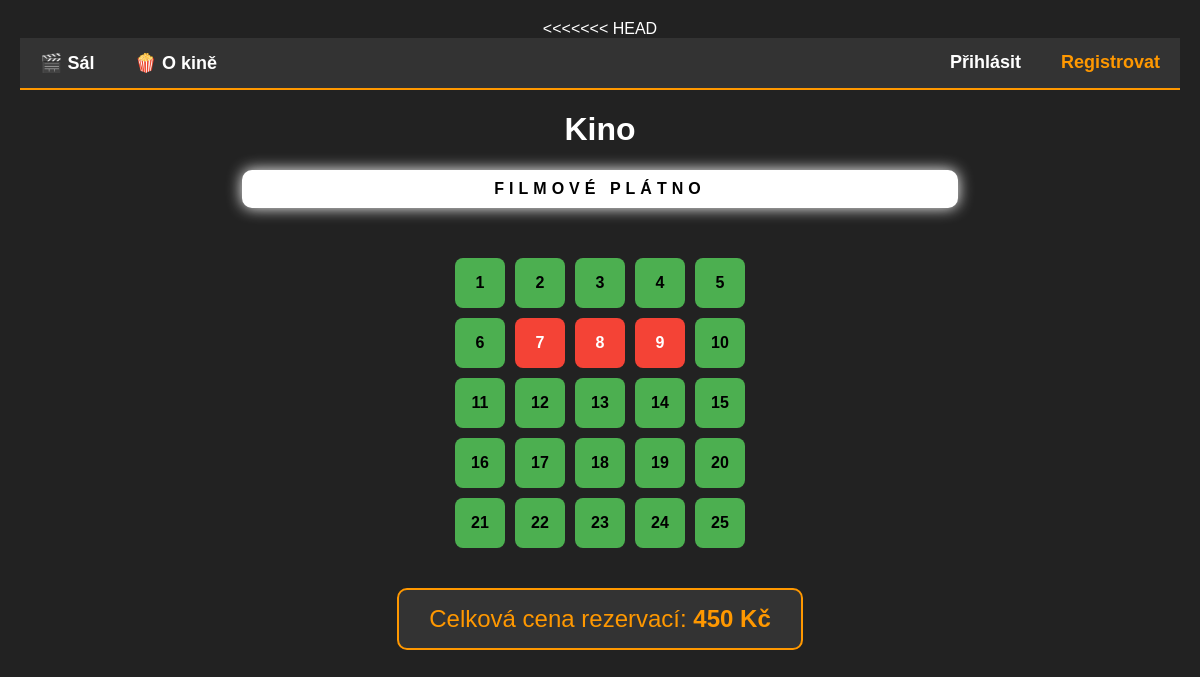
Before: / with the older database file.
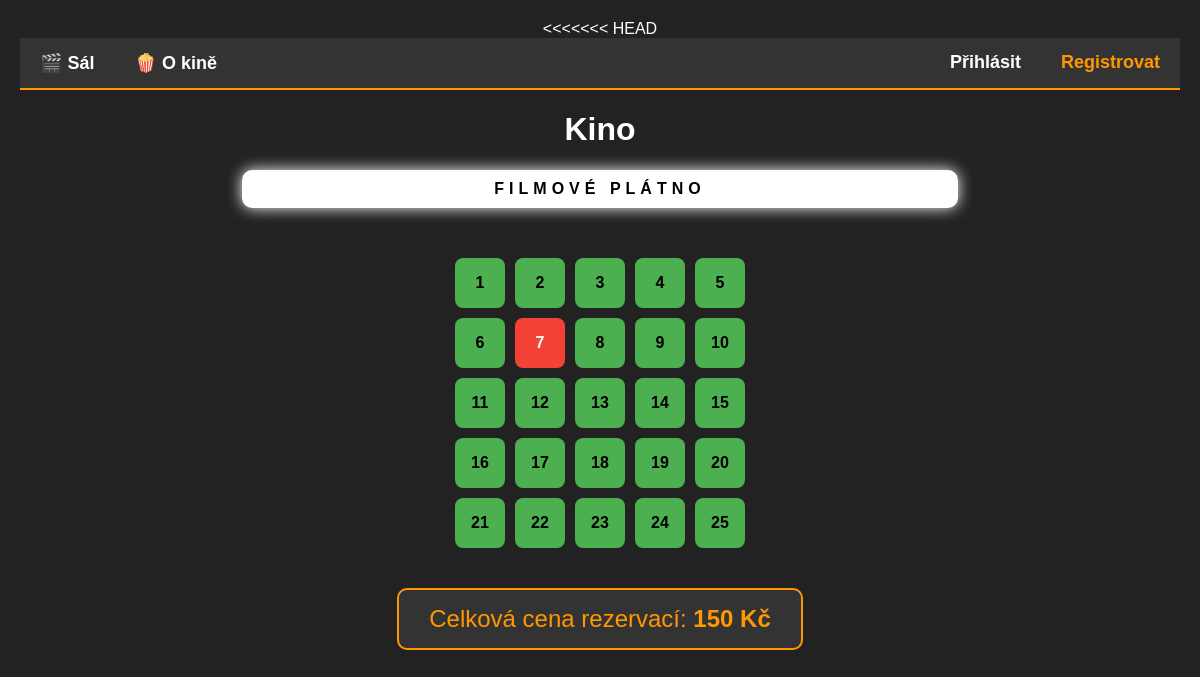
After: the same page with the newer database file.
### Bakalar Jan/app.py (models this page shows)
class Sedacka(db.Model):
    id = db.Column(db.Integer, primary_key=True)
    cislo = db.Column(db.Integer, unique=True)
    obsazeno = db.Column(db.Boolean, default=False)
    vlastnik = db.Column(db.String(100), nullable=True)

### Bakalar Jan/app.py (the view)
@app.route("/")
def domovska_stranka():
    sedacky_z_db = Sedacka.query.all()
    pocet_obsazenych = Sedacka.query.filter_by(obsazeno=True).count()
    celkova_cena = pocet_obsazenych * 150
    prihlaseny_uzivatel = session.get("uzivatel")
    return render_template("index.html", sedacky=sedacky_z_db, celkova_cena=celkova_cena, prihlaseny_uzivatel=prihlaseny_uzivatel)

### Bakalar Jan/templates/index.html (shortened to what this page needs)
{% extends "base.html" %}
{% block obsah %}
    <h1>Kino</h1>
    <div class="platno">FILMOVÉ PLÁTNO</div>
    <div class="sal">
        {% for sedacka in sedacky %}
            {% if sedacka.obsazeno %}
                <a href="/rezervace/{{ sedacka.cislo }}" class="sedacka obsazeno" title="Rezervoval: {{ sedacka.vlastnik if sedacka.vlastnik else 'Neznámý' }}">{{ sedacka.cislo }}</a>
            {% else %}
                <a href="/rezervace/{{ sedacka.cislo }}" class="sedacka" title="Volno">{{ sedacka.cislo }}</a>
            {% endif %}
        {% endfor %}
    </div>
    <div class="pokladna">
        Celková cena rezervací: <strong>{{ celkova_cena }} Kč</strong>
    </div>
{% endblock %}

### Bakalar Jan/templates/base.html (shortened to what this page needs)
<!DOCTYPE html>
<html lang="cs">
<head>
    <link rel="stylesheet" href="{{ url_for('static', filename='style.css') }}">
</head>
<body>
    <div class="navbar">
        <a href="/">🎬 Sál</a>
        <a href="/o-kine">🍿 O kině</a>
        <div class="prava-strana">
            {% if 'uzivatel' in session %}
                <a href="#" style="color: #4CAF50;">👤 {{ session['uzivatel'] }}</a>
                <a href="/odhlaseni" style="color: #f44336;">Odhlásit</a>
            {% else %}
                <a href="/prihlaseni">Přihlásit</a>
                <a href="/registrace" style="color: #ff9800;">Registrovat</a>
            {% endif %}
        </div>
    </div>
    {% block obsah %}{% endblock %}
</body>
</html>

### Bakalar Jan/static/style.css (style rules this page uses)
body { background-color: #222; color: white; font-family: Arial, sans-serif; text-align: center; margin: 0; padding: 20px; }
.platno { background-color: white; color: black; padding: 10px; margin: 20px auto; width: 60%; border-radius: 10px; box-shadow: 0 0 15px white; font-weight: bold; letter-spacing: 5px; }
.sal { display: grid; grid-template-columns: repeat(5, 50px); gap: 10px; justify-content: center; margin-top: 50px; }
.sedacka { width: 50px; height: 50px; background-color: #4CAF50; border-radius: 8px; cursor: pointer; display: flex; align-items: center; justify-content: center; color: black; font-weight: bold; text-decoration: none; }
.sedacka.obsazeno { background-color: #f44336; cursor: not-allowed; color: white; }
.pokladna { margin-top: 40px; font-size: 24px; background-color: #333; display: inline-block; padding: 15px 30px; border-radius: 10px; border: 2px solid #ff9800; color: #ff9800; }
.navbar { background-color: #333; overflow: hidden; border-bottom: 2px solid #ff9800; margin-bottom: 20px; }
.navbar a { float: left; display: block; color: white; text-align: center; padding: 14px 20px; text-decoration: none; font-size: 18px; font-weight: bold; }
.navbar .prava-strana { float: right; }

Changed rows visible on the page:
changed Sedacka (number 8 of 25 on the later page): obsazeno True → False (drawn); vlastnik "baki" → empty (drawn)
changed Sedacka (number 9 of 25 on the later page): obsazeno True → False (drawn); vlastnik "baki" → empty (drawn)
Other visible differences:
{{ celkova_cena }}: "450" → "150"
